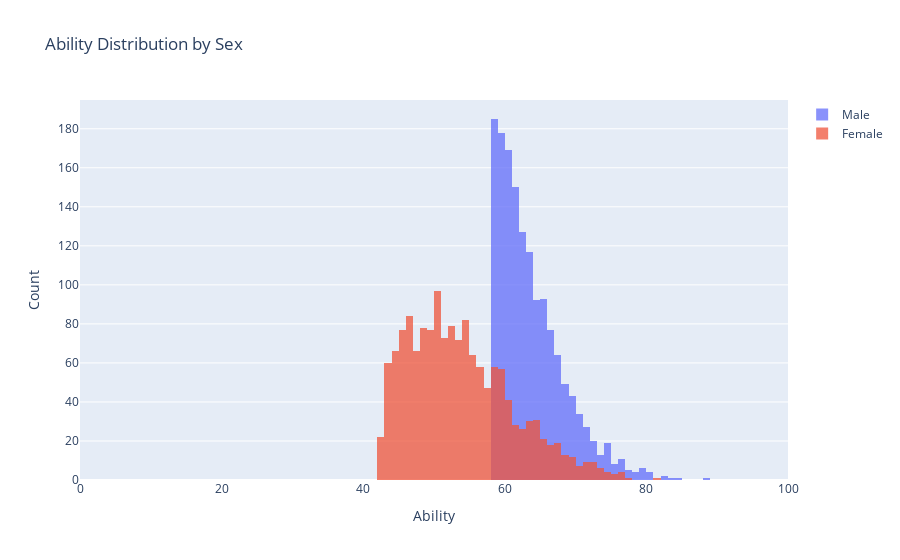

Here is the notebook cell this chart was saved with:
### Code cell
# Distribution when the quota for female is 1500
top_q_df, selected_df= select_aa(applicants_df, q, 1500)
plot_ability_distribution_by_sex(selected_df)

### Figure 1 — Plotly figure (JSON) as saved in the notebook; plotly's stock layout.template omitted (floating-point values rounded to 4 significant figures; data arrays with more than 128 entries replaced by an {"elided": "..."} marker saying what was removed)
{"data": [{"name": "Male", "opacity": 0.75, "type": "histogram", "x": {"elided": "1500 float values"}}, {"name": "Female", "opacity": 0.75, "type": "histogram", "x": {"elided": "1500 float values"}}], "layout": {"barmode": "overlay", "title": {"text": "Ability Distribution by Sex"}, "xaxis": {"range": [0, 100], "title": {"text": "Ability"}}, "yaxis": {"title": {"text": "Count"}}}}
